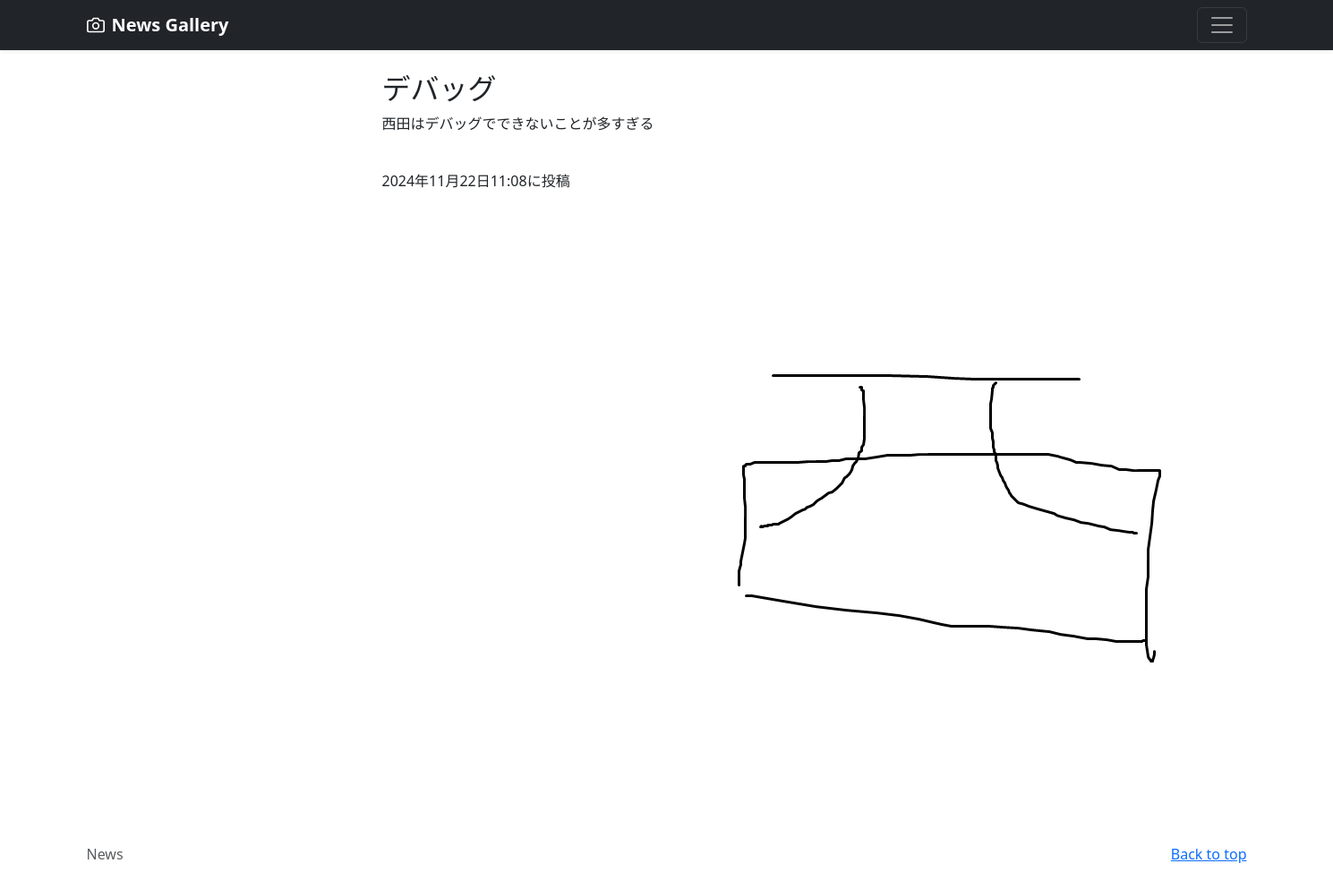
/news-detail/2 (signed in), run on the app's committed database.
### newsapp/models.py (models this page shows, shortened)
class NewsPost(models.Model):
    user = models.ForeignKey(
        CustomUser,
        verbose_name='ユーザー',
        on_delete=models.CASCADE
        )
    category = models.ForeignKey(
        Category,
        verbose_name='カテゴリ',
        on_delete=models.PROTECT
        )
    title = models.CharField(
        verbose_name='タイトル', # フィールドのタイトル
        max_length=200        # 最大文字数は200
        )
    comment = models.TextField(
        verbose_name='コメント',  # フィールドのタイトル
        )
    image1 = models.ImageField(
        verbose_name='イメージ1',# フィールドのタイトル
        upload_to = 'photos'   # MEDIA_ROOT以下のphotosにファイルを保存
        )
    image2 = models.ImageField(
        verbose_name='イメージ2',# フィールドのタイトル
        upload_to = 'photos',  # MEDIA_ROOT以下のphotosにファイルを保存
        blank=True,            # フィールド値の設定は必須でない
        null=True              # データベースにnullが保存されることを許容
        )
    posted_at = models.DateTimeField(
        verbose_name='投稿日時', # フィールドのタイトル
        auto_now_add=True       # 日時を自動追加
        )

### newsapp/views.py (the view)
# urls.py: path('news-detail/<int:pk>',views.DetailView.as_view(),name ='news_detail'),
class DetailView(DetailView):
    template_name='detail.html'
    model = NewsPost

### newsapp/templates/detail.html (shortened to what this page needs)
{% extends 'base.html' %}
{% block contents %}
<br>
<div class ="container">
    <div class="row">
        <div class="col offset-3">
            <h2>{{ object.title }}</h2>
            <p>{{ object.comment }}</p>
            <br>
            <p>{{ object.posted_at }}に投稿</p>
            <p><img src={{ object.image1.url }}></img></p>
        </div>
    </div>
</div>
{% endblock %}

### data on the page
NewsPost: title "デバッグ", comment "西田はデバッグでできないことが多すぎる", posted_at "2024年11月22日11:08", image1 (picture)
